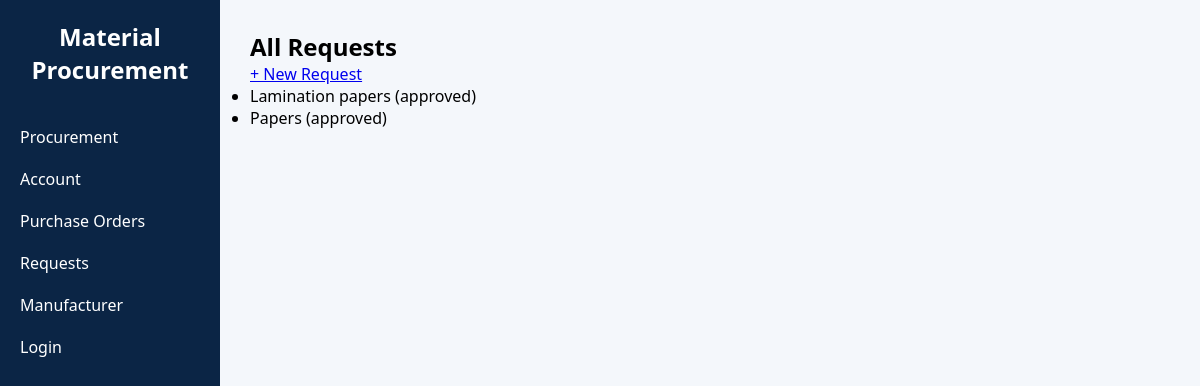
/requests/ (signed in), run on an earlier commit of the app's database.
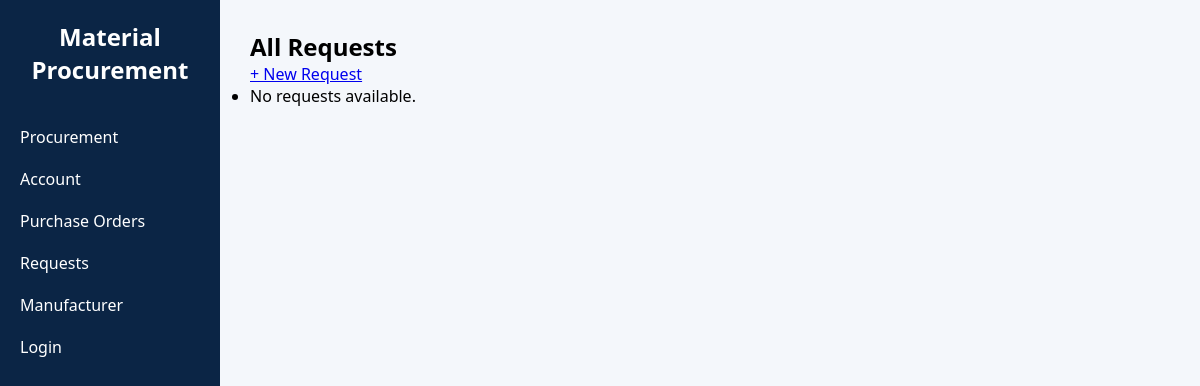
And on a later commit of the database.
### procurement/models.py (models this page shows, shortened)
class Request(models.Model):
    REQUEST_STATUS = [
        ('pending', 'Pending'),
        ('approved', 'Approved'),
        ('rejected', 'Rejected'),
    ]
    item_name = models.CharField(max_length=100)
    quantity = models.PositiveIntegerField()
    requester = models.ForeignKey(User, on_delete=models.CASCADE)
    status = models.CharField(max_length=10, choices=REQUEST_STATUS, default='pending')
    date_requested = models.DateField(auto_now_add=True)
    class Meta:
        verbose_name = "Material Request"
        verbose_name_plural = "Material Requests"

### procurement/views.py (the view)
# urls.py: path('requests/', procurement_views.request_list, name='request_list'),
@login_required
def request_list(request):
    requests = Request.objects.all()
    return render(request, 'requests.html', {'requests': requests})

### procurement/templates/requests.html (shortened to what this page needs)
{% extends 'base.html' %}
{% block content %}
  <h2>All Requests</h2>
  <a href="{% url 'new_request' %}" class="btn">+ New Request</a>
  <ul>
    {% for req in requests %}
      <li>{{ req.item_name }} ({{ req.status }})</li>
    {% empty %}
      <li>No requests available.</li>
    {% endfor %}
  </ul>
{% endblock %}

What changed in the data, as far as the page shows it:
removed Request: item_name "Lamination papers", status "approved"
removed Request: item_name "Papers", status "approved"
Also different on the page:
text now shown: "No requests available."
